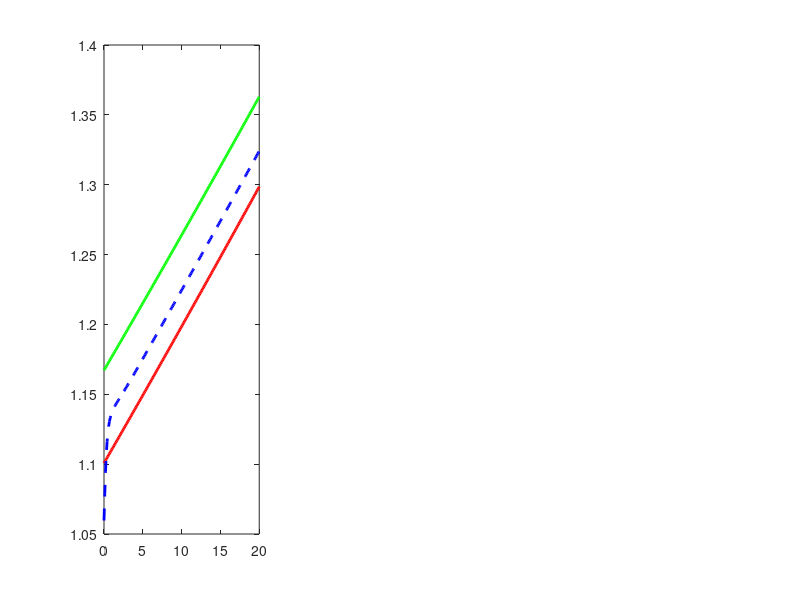

MATLAB code for this plot: (Note: this script raises an error after producing the figure.)
% Original MS thesis code (2021), Kamal Mehta. See README.md.
clear; clc

%--------Constant acceleration-----------%
dt = 0.1;
F = [ 1 dt 0.5*dt^2 zeros(1,6);
      0 1 dt zeros(1,6);
      0 0 1 zeros(1,6);
      zeros(1,3) 1 dt 0.5*dt^2 zeros(1,3);
      zeros(1,4) 1 dt zeros(1,3);
      zeros(1,5) 1 zeros(1,3);
      zeros(1,6) 1 dt 0.5*dt^2;
      zeros(1,7) 1 dt;
      zeros(1,8) 1];
  
H = [1 zeros(1,8);
     zeros(1,3) 1 zeros(1,5) ;
     zeros(1,6) 1 0 0];  
  
R_lidar = [0.000059 0 0;
     0 0.000055 0;
     0 0 0.000048];  
 
R_cam = [0.0001 0 0;
     0 0.00001 0;
     0 0 0.00015]; 
 
Q = blkdiag(0.000029*eye(3),0.000025*eye(3),0.000038*eye(3));
 

% initialization of estimation state and covariance  
X_est0 = [0.02;0;0;0.35;0;0;1.0;0;0];
P_est0 = Q;
%sensor measurements
u = 0.005;
v = 0.0001;
w = 0.01;
X_camera = [0.018:u*dt:0.118;
            0.39:v*dt:0.392;
            1.1:w*dt:1.3]';
        
X_Lidar = [0.016:u*dt:0.116;
            0.33:v*dt:0.332;
            1.05:w*dt:1.25]';
W = 0.4;
for i = 1:size(X_Lidar,1)
    
    if i == 1
       %prediction
        X_pred(i,:) = F * X_est0;
        P_pred(:,:,i) = F * P_est0 * F' + Q;
                
        %Kalman gain
        K(:,:,i) = P_pred(:,:,i) * H' /(H * P_pred(:,:,i) * H' + R_cam + R_lidar);
    
       %Correction
        X_est(i,:) = X_pred(i,:)' + K(:,:,i) * (W.*(X_camera(i,:)' - H*X_pred(i,:)') + (1 - W).*(X_Lidar(i,:)' - H*X_pred(i,:)'));
        P_est(:,:,i) = (eye(9) - K(:,:,i) * H) * P_pred(:,:,i);
        
    else
        
       %prediction
        X_pred(i,:) = F * X_est(i-1,:)';
        P_pred(:,:,i) = F * P_est(:,:,i-1) * F' + Q;  
                
        %Kalman gain
        K(:,:,i) = P_pred(:,:,i) * H' /(H * P_pred(:,:,i) * H' + R_cam + R_lidar);
    
       %Correction
        X_est(i,:) = X_pred(i,:)' + K(:,:,i) * (W.*(X_camera(i,:)' - H*X_pred(i,:)') + (1 - W).*(X_Lidar(i,:)' - H*X_pred(i,:)'));
        P_est(:,:,i) = (eye(9) - K(:,:,i) * H) * P_pred(:,:,i);
    end
end


figure;
subplot(131);
plot(0:dt:200*dt,sqrt(sum((X_camera).^2')),'g','LineWidth',2)
hold on;
plot(0:dt:200*dt,sqrt(sum((X_Lidar).^2')),'r','LineWidth',2)
hold on;
plot(0:dt:200*dt,sqrt(sum(([X_pred(:,1) X_pred(:,4) X_pred(:,7)]).^2')),'--b','LineWidth',2)
hold on;
plot(0:dt:200*dt,sqrt(sum(([X_est(:,1) X_est(:,4) X_est(:,7)]).^2')),'Xm','LineWidth',2)
xlabel('t (sec)')
ylabel('Distance (Meter)')
title('Position');
legend('Camera', 'Lidar', 'Prediction', 'Estimated')
hold off;

subplot(132);
plot(0:dt:200*dt,sqrt(sum(([X_pred(:,2) X_pred(:,5) X_pred(:,8)]).^2')),'--b','LineWidth',2)
hold on;
plot(0:dt:200*dt,sqrt(sum(([X_est(:,2) X_est(:,5) X_est(:,8)]).^2')),'Xm','LineWidth',2)
xlabel('t (sec)')
ylabel('Velocity (Meter/sec)')
title('Velocity');
legend('Prediction', 'Estimated')
hold off;

subplot(133);
plot(0:dt:200*dt,sqrt(sum(([X_pred(:,3) X_pred(:,6) X_pred(:,9)]).^2')),'--b','LineWidth',2)
hold on;
plot(0:dt:200*dt,sqrt(sum(([X_est(:,3) X_est(:,6) X_est(:,9)]).^2')),'Xm','LineWidth',2)
xlabel('t (sec)')
ylabel('Acceleration (Meter/sec^2)')
title('Acceleration');
legend('Prediction', 'Estimated')
hold off;
  
